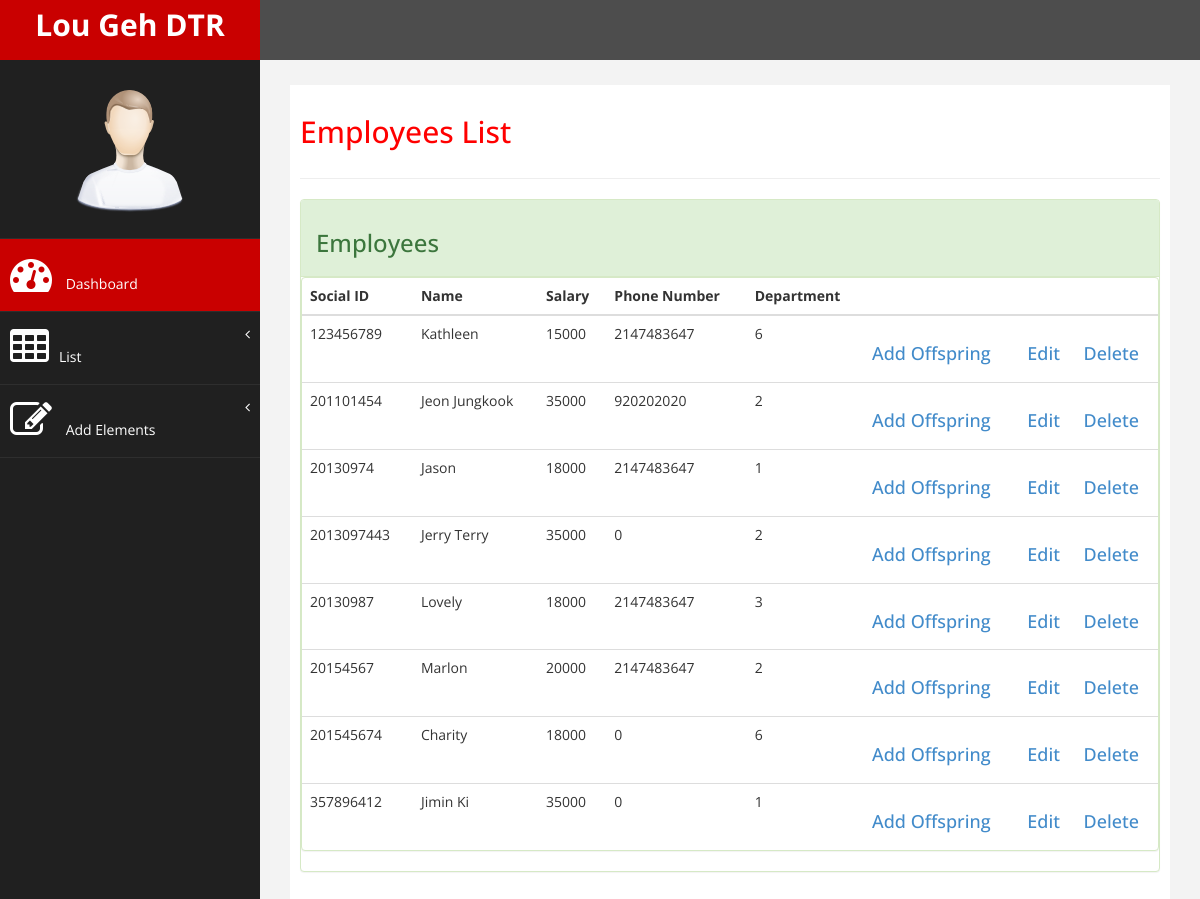
The page /DTR/index.php?p=listemployees on the database its author committed.
### tables this page shows
CREATE TABLE `employees` (
  `sid` varchar(10) NOT NULL,
  `name` text,
  `salary` int(20) NOT NULL,
  `phone` int(11) DEFAULT NULL,
  `dept_no` int(99) NOT NULL
);

### DTR/listemployees.php (the view)
                    <?php include "connect.php";
                    $firstquery = $con->query("SELECT * FROM employees;");
                    ?>
                    <div class="row">
<div class="col-md-12">
     <h2>Employees List</h2>
    </div>
</div>
 <hr />
                    <div class="panel panel-success">
                    <div class="panel-heading">
                        <h3>Employees</h3>
                    </div>
                    <div class="panel panel-success">
                        <div class="table-responsive">
                            <table class="table" id="dataTables-example">
                                <thead>
                                    <tr>
                                        <th>Social ID</th>
                                        <th>Name</th>
                                        <th>Salary</th>
                                        <th>Phone Number</th>
                                        <th>Department</th>
                                        <th></th>
                                        <th></th>
                                        <th></th>
                                    </tr>
                                </thead>
                                <tbody>
                                    <?php
                                    while($row = $firstquery->fetch_assoc()) {
                                        ?>
                                    <tr >
                                        <td><?php echo $row['sid']; ?></td>
                                        <td><?php echo $row['name']; ?></td>
                                        <td><?php echo $row['salary']; ?></td>
                                        <td><?php echo $row['phone']; ?></td>
                                        <td><?php echo $row['dept_no']; ?></td>
                                        <td> <a href="?p=addchildren&id=<?php echo $row['sid']?>" onclick="return confirm('Add offspring info of this employee?');"> <h4><?php echo "Add Offspring"; ?> </h4></a></td>
                                        <td> <a href="#"> <h4><?php echo "Edit"; ?> </h4></a></td>
                                       <td> <a href="a.php?action=ro&id=<?php echo $row['sid']?>" onclick="return confirm('Are you sure you want to delete this item?');"> <h4><?php echo "Delete"; ?> </h4></a></td>
                                    </tr>
                                    <?php } ?>
                                </tbody>
                            </table>
                        </div>
                    </div>
                </div>

### DTR/assets/css/custom.css (style rules this page uses)
body { font-family: 'Open Sans', sans-serif; }
h2 { color: #f00; }
h4 { padding-top:10px; }

### rows shown on the page
employees: sid "123456789", name "Kathleen", salary "15000", phone "2147483647", dept_no "6"
employees: sid "201101454", name "Jeon Jungkook", salary "35000", phone "920202020", dept_no "2"
employees: sid "20130974", name "Jason", salary "18000", phone "2147483647", dept_no "1"
employees: sid "2013097443", name "Jerry Terry", salary "35000", phone "0", dept_no "2"
employees: sid "20130987", name "Lovely", salary "18000", phone "2147483647", dept_no "3"
employees: sid "20154567", name "Marlon", salary "20000", phone "2147483647", dept_no "2"
employees: sid "201545674", name "Charity", salary "18000", phone "0", dept_no "6"
employees: sid "357896412", name "Jimin Ki", salary "35000", phone "0", dept_no "1"
